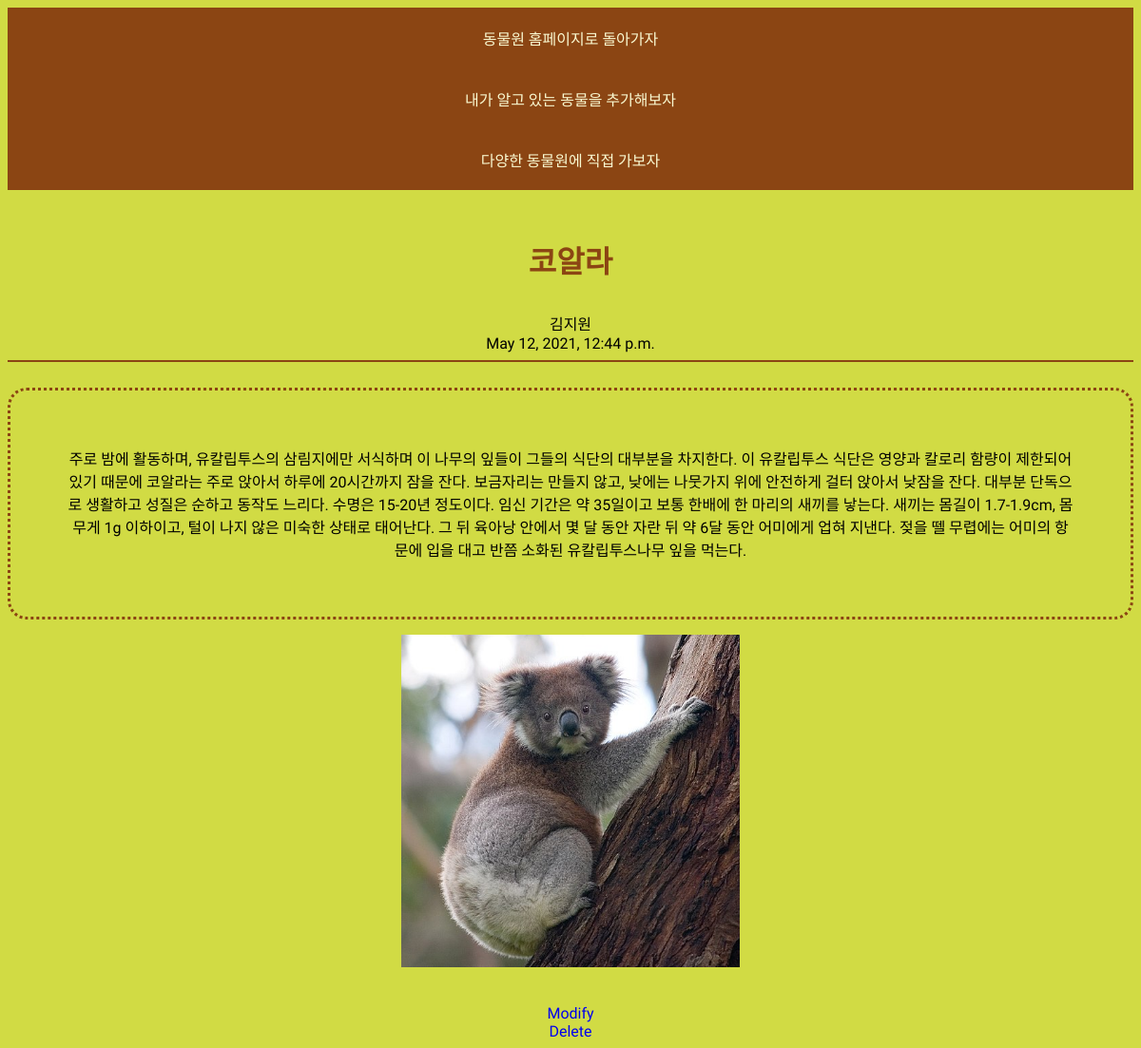
The page /animal/3 on the database its author committed.
### animal/models.py (models this page shows, shortened)
class Blog(models.Model):
    subject = models.CharField(max_length=200)
    author = models.CharField(max_length=100)
    date = models.DateTimeField()
    content = models.TextField()
    image = models.ImageField(upload_to = "animal/", blank=True, null=True)

### animal/views.py (the view)
# urls.py: path('<str:content_id>', detail, name="detail"),
def detail(request,content_id):
    blog = get_object_or_404(Blog, pk = content_id)
    return render(request, 'detail.html', {'blog':blog})

### animal/templates/detail.html (shortened to what this page needs)
<!DOCTYPE html>
<html>
{% extends 'base.html' %}
{% block content %}
    <h1>{{blog.subject}}</h1>
    {{blog.author}}
    <br>
    {{blog.date}}
    <hr color=olive>
    <br>
    <div id="content">
        {{blog.content}}
    </div>
    {% if blog.image %}
    <p><img src="{{blog.image.url}}" alt="" width="30%" height="30%"></p>
    {% endif %}
    <br>
    <a href="{% url 'edit' blog.id %}">Modify</a>
    <br>
    <a href="{% url 'delete' blog.id %}">Delete</a>
{% endblock %}

### animal/templates/base.html (style rules this page uses)
body { text-align: center; font-family: 'Kirang Haerang', cursive; background: rgb(209, 219, 68); }
#content { border: dotted; border-color:saddlebrown; border-radius: 20px; padding: 5%; }
h1 { color:saddlebrown; padding: 10px; }
hr { border-color:saddlebrown; }
a { text-decoration:none; }

### rows shown on the page
Blog: subject "코알라", author "김지원", date "May 12, 2021, 12:44 p.m.", content "주로 밤에 활동하며, 유칼립투스의 삼림지에만 서식하며 이 나무의 잎들이 그들의 식단의 대부분을 차지한다. 이 유칼립투스 식단은 영양과 칼로리 함량이 제한되어 있기 때문에 코알라는 주로 앉아서 하루에 20시간까지 잠을 잔다. 보금자리는 만들지 않고, 낮에는 나뭇가지 위에 안전하게 걸터 앉아서 낮잠을 잔다. 대부분 단독으로 생활하고 성질은 순하고 동작도 느리다. 수명은 15-20년 정도이다. 임신 기간은 약 35일이고 보통 한배에 한 마리의 새끼를 낳는다. 새끼는 몸길이 1.7-1.9cm, 몸무게 1g 이하이고, 털이 나지 않은 미숙한 상태로 태어난다. 그 뒤 육아낭 안에서 몇 달 동안 자란 뒤 약 6달 동안 어미에게 업혀 지낸다. 젖을 뗄 무렵에는 어미의 항문에 입을 대고 반쯤 소화된 유칼립투스나무 잎을 먹는다.", image (picture)
